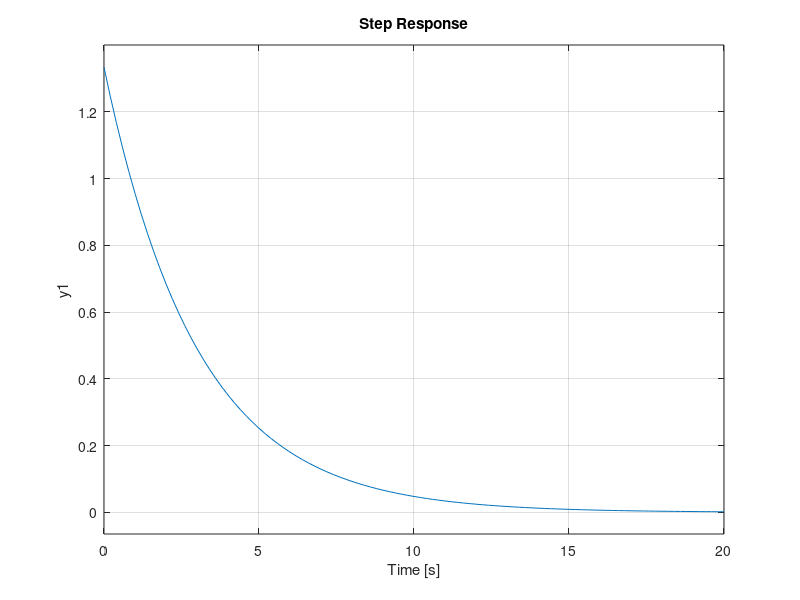

This chart was generated by the following MATLAB code: (Note: this script raises an error after producing the figure.)
%Parte 1

%Funcion 1
%Definicion de numerador y denominador funcion de transferencia
num1 = [4,0];
den1 = [3,1];
%Definicion de la funcion de transferencia 1
sys1 = tf(num1,den1);
%Grafico step lazo abierto
step(sys1);
%Grafico step lazo cerrado utilizando cloop
[num1_2,den1_2] = cloop (num1,den1);
step(num1_2,den1_2);

%Funcion 2
%Definicion de numerador y denominador funcion de transferencia
num2 =[5,7,4] ;
den2 =[1,6,3] ;
%Definicion de la funcion de transferencia 2
sys2 = tf(num2,den2);
%Grafico step lazo abierto
step(sys2);
%Grafico step lazo cerrado utilizando cloop
[num2_2,den2_2] = cloop(num2,den2);
step(num2_2,den2_2);

%Funcion 3
%Definicion de numerador y denominador funcion de transferencia
num3 = [0,0,12,0];
den3 = [1,7,0,-4];
%Definicion de la funcion de transferencia 3
sys3 = tf(num3,den3);
%Grafico step lazo abierto
step(sys3);
%Grafico step lazo cerrado utilizando cloop
[num3_2,den3_2] = cloop(num3,den3);
step(num3_2,den3_2);